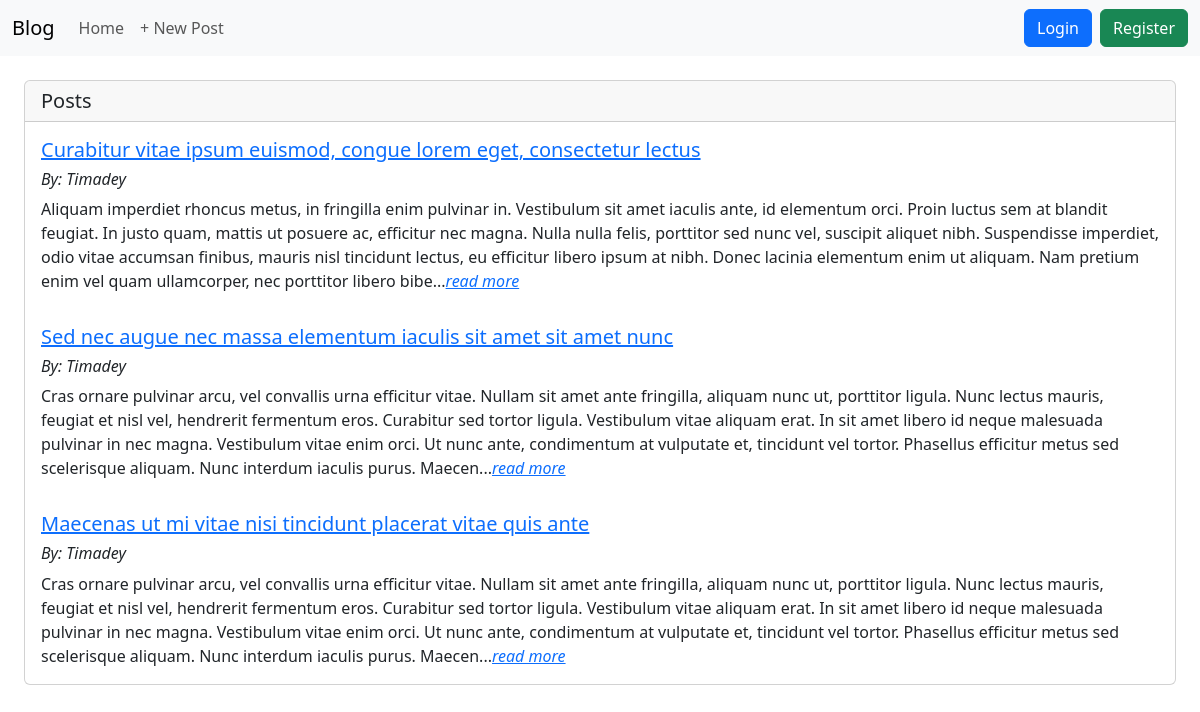
The page / on the database its author committed.
### blog/models.py (models this page shows, shortened)
class Post(models.Model):
    title = models.CharField(max_length=128)
    content = models.TextField()
    author = models.ForeignKey(
        "auth.user",
        on_delete=models.CASCADE,
    )

### blog/views.py (the view)
# urls.py: path("", HomepageView.as_view(), name="home"),
class HomepageView(ListView):
    model = Post
    template_name = "home.html"
    context_object_name = "posts"

### template/home.html
{% extends 'base.html' %}
{% block content %}
<div class="card">
    <h5 class="card-header">Posts</h5>
    {% for post in posts %}
    <div class="card-body">
        <h5 class="card-title"><a href="{% url 'post_detail' post.pk %}">{{post.title}}</a></h5>
        <h6><i>By: {{post.author}}</i></h6>
        <p class="card-text">{{post.content|slice:":500"}}...<a href="{% url 'post_detail' post.pk %}"><i>read more</i></a></p>
    </div>
    {% endfor %}
</div>
{% endblock %}

### template/base.html (shortened to what this page needs)
{% load static %}
<!doctype html>
<html lang="en">
<head>
        <link href="{% static 'css/bootstrap.min.css' %}" rel="stylesheet">
</head>
<body>
    <nav class="navbar navbar-expand-lg bg-body-tertiary">
        <div class="container-fluid">
            <a class="navbar-brand" href="{% url 'home' %}">Blog </a>
            <div class="collapse navbar-collapse" id="navbarNavDropdown">
                <ul class="navbar-nav">
                    <li class="nav-item">
                        <a class="nav-link" aria-current="page" href="{% url 'home' %}">Home</a>
                    </li>
                    <li class="nav-item">
                        <a class="nav-link" aria-current="page" href="{% url 'post_create' %}">+ New Post</a>
                    </li>
                </ul>
            </div>
            <div class="d-lg-flex gap-2 col-lg-3 justify-content-lg-end">
                {% if user.is_authenticated %}
                <span>{{user.username}}</span>
                <a type="button" class="btn btn-danger" href="{% url 'logout' %}">Logout</a>
                {% else %}
                <a class="btn btn-primary" type="button" href="{% url 'login' %}">Login</a>
                <a class="btn btn-success" type="button" href="{% url 'signup' %}">Register</a>
                {% endif %}
            </div>
        </div>
    </nav>
    <div class="m-4">
        {% block content %}
        {% endblock content %}
    </div>
</body>
</html>

### rows shown on the page
Post: title "Curabitur vitae ipsum euismod, congue lorem eget, consectetur lectus", author "Timadey", content "Aliquam imperdiet rhoncus metus, in fringilla enim pulvinar in. Vestibulum sit amet iaculis ante, id elementum orci. Proin luctus sem at blandit feugiat. In justo quam, mattis ut posuere ac, efficitur nec magna. Nulla nulla felis, porttitor sed nunc vel, suscipit aliquet nibh. Suspendisse imperdiet, odio vitae accumsan finibus, mauris nisl tincidunt lectus, eu efficitur libero ipsum at nibh. Donec lacinia elementum enim ut aliquam. Nam pretium enim vel quam ullamcorper, nec porttitor libero bibe"
Post: title "Sed nec augue nec massa elementum iaculis sit amet sit amet nunc", author "Timadey", content "Cras ornare pulvinar arcu, vel convallis urna efficitur vitae. Nullam sit amet ante fringilla, aliquam nunc ut, porttitor ligula. Nunc lectus mauris, feugiat et nisl vel, hendrerit fermentum eros. Curabitur sed tortor ligula. Vestibulum vitae aliquam erat. In sit amet libero id neque malesuada pulvinar in nec magna. Vestibulum vitae enim orci. Ut nunc ante, condimentum at vulputate et, tincidunt vel tortor. Phasellus efficitur metus sed scelerisque aliquam. Nunc interdum iaculis purus. Maecen"
Post: title "Maecenas ut mi vitae nisi tincidunt placerat vitae quis ante", author "Timadey", content "Cras ornare pulvinar arcu, vel convallis urna efficitur vitae. Nullam sit amet ante fringilla, aliquam nunc ut, porttitor ligula. Nunc lectus mauris, feugiat et nisl vel, hendrerit fermentum eros. Curabitur sed tortor ligula. Vestibulum vitae aliquam erat. In sit amet libero id neque malesuada pulvinar in nec magna. Vestibulum vitae enim orci. Ut nunc ante, condimentum at vulputate et, tincidunt vel tortor. Phasellus efficitur metus sed scelerisque aliquam. Nunc interdum iaculis purus. Maecen"
